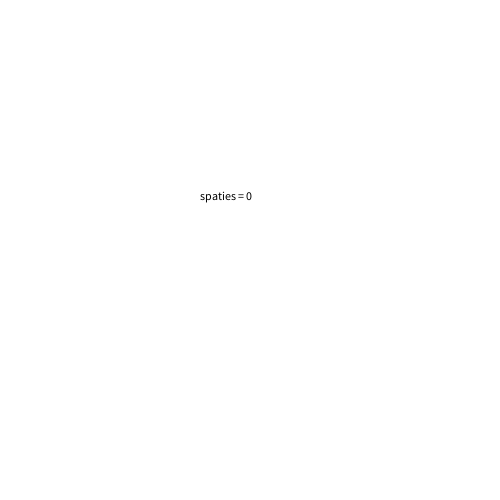
Frame 1 (no input)
Frame 60 (the mouse pressed at the canvas centre just before this capture): identical to frame 1, image omitted
Frame 120 (the mouse held since frame 60 and released just before this capture): identical to frame 1, image omitted

The Processing sketch that drew this single still picture (run headless with seeded random() and noise(); from frame 60 on, the mouse is pressed at the canvas centre):

// Processing sketch: opdracht_12_2
// ── opdracht_12_2.pde
int seconden;
int aantalSpaties; 
boolean racing = true;

void setup(){
  size(500,500);
}

void draw(){
  background (255,255,255);
  seconden = millis()/1000;
  if(seconden >= 10 ){
    racing = false;
  }
    fill(0,0,0);
    text("spaties = " + aantalSpaties, 200,200);
}


void keyReleased(){
if(keyCode == 32 && racing){
  aantalSpaties++;
  
}
}
